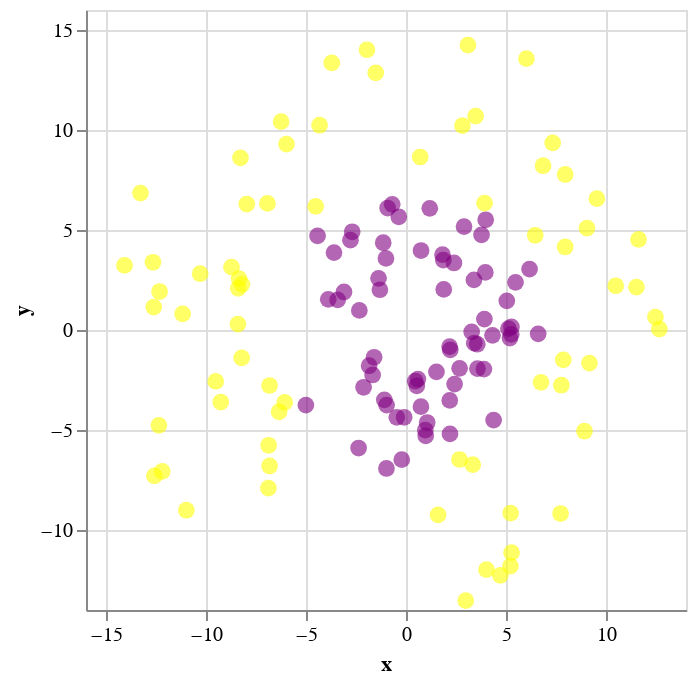

The cell this chart's notebook holds for it:
### Code cell
# Отображаем первый набор данных
alt.Chart(pd.DataFrame(ds1)).mark_circle(
    opacity=0.6,
    size=70
).encode(
    x='x',
    y='y',
    color=alt.Color('color').scale(None)
)

### Figure 1 — Vega-Lite specification as saved in the notebook (floating-point values rounded to 4 significant figures; data arrays with more than 128 entries replaced by an {"elided": "..."} marker saying what was removed)
{"config": {"view": {"continuousWidth": 300, "continuousHeight": 300}}, "data": {"name": "data-fadfb3bc33f55940fce10b04c67fa346"}, "mark": {"type": "circle", "opacity": 0.6, "size": 70}, "encoding": {"color": {"field": "color", "scale": null, "type": "nominal"}, "x": {"field": "x", "type": "quantitative"}, "y": {"field": "y", "type": "quantitative"}}, "$schema": "https://vega.github.io/schema/vega-lite/v5.8.0.json", "datasets": {"data-fadfb3bc33f55940fce10b04c67fa346": {"elided": "136 records"}}}
